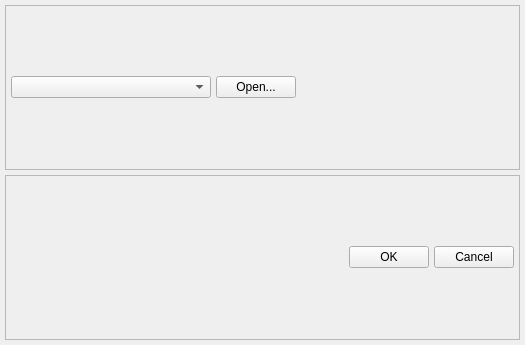
<?xml version="1.0" encoding="UTF-8"?>
<ui version="4.0">
 <class>Asn1Editor</class>
 <widget class="QWidget" name="Asn1Editor">
  <property name="geometry">
   <rect>
    <x>0</x>
    <y>0</y>
    <width>525</width>
    <height>345</height>
   </rect>
  </property>
  <property name="windowTitle">
   <string>ASN.1 Editor</string>
  </property>
  <layout class="QVBoxLayout" name="verticalLayout">
   <property name="spacing">
    <number>5</number>
   </property>
   <property name="leftMargin">
    <number>5</number>
   </property>
   <property name="topMargin">
    <number>5</number>
   </property>
   <property name="rightMargin">
    <number>5</number>
   </property>
   <property name="bottomMargin">
    <number>5</number>
   </property>
   <item>
    <widget class="QFrame" name="frame">
     <property name="frameShape">
      <enum>QFrame::StyledPanel</enum>
     </property>
     <property name="frameShadow">
      <enum>QFrame::Sunken</enum>
     </property>
     <layout class="QHBoxLayout" name="horizontalLayout">
      <property name="spacing">
       <number>5</number>
      </property>
      <property name="leftMargin">
       <number>5</number>
      </property>
      <property name="topMargin">
       <number>5</number>
      </property>
      <property name="rightMargin">
       <number>5</number>
      </property>
      <property name="bottomMargin">
       <number>5</number>
      </property>
      <item>
       <widget class="QComboBox" name="typesCB">
        <property name="sizePolicy">
         <sizepolicy hsizetype="Fixed" vsizetype="Fixed">
          <horstretch>0</horstretch>
          <verstretch>0</verstretch>
         </sizepolicy>
        </property>
        <property name="minimumSize">
         <size>
          <width>200</width>
          <height>0</height>
         </size>
        </property>
        <property name="maximumSize">
         <size>
          <width>200</width>
          <height>16777215</height>
         </size>
        </property>
       </widget>
      </item>
      <item>
       <widget class="QPushButton" name="openBtn">
        <property name="text">
         <string>Open...</string>
        </property>
       </widget>
      </item>
      <item>
       <widget class="QLabel" name="asn1FileLabel">
        <property name="text">
         <string/>
        </property>
       </widget>
      </item>
      <item>
       <spacer name="horizontalSpacer">
        <property name="orientation">
         <enum>Qt::Horizontal</enum>
        </property>
        <property name="sizeHint" stdset="0">
         <size>
          <width>215</width>
          <height>20</height>
         </size>
        </property>
       </spacer>
      </item>
     </layout>
    </widget>
   </item>
   <item>
    <widget class="QFrame" name="btnFrame">
     <property name="frameShape">
      <enum>QFrame::StyledPanel</enum>
     </property>
     <property name="frameShadow">
      <enum>QFrame::Sunken</enum>
     </property>
     <layout class="QHBoxLayout" name="horizontalLayout_2">
      <property name="spacing">
       <number>5</number>
      </property>
      <property name="leftMargin">
       <number>5</number>
      </property>
      <property name="topMargin">
       <number>5</number>
      </property>
      <property name="rightMargin">
       <number>5</number>
      </property>
      <property name="bottomMargin">
       <number>5</number>
      </property>
      <item>
       <spacer name="horizontalSpacer_2">
        <property name="orientation">
         <enum>Qt::Horizontal</enum>
        </property>
        <property name="sizeHint" stdset="0">
         <size>
          <width>340</width>
          <height>20</height>
         </size>
        </property>
       </spacer>
      </item>
      <item>
       <widget class="QPushButton" name="okBtn">
        <property name="text">
         <string>OK</string>
        </property>
       </widget>
      </item>
      <item>
       <widget class="QPushButton" name="cancelBtn">
        <property name="text">
         <string>Cancel</string>
        </property>
       </widget>
      </item>
     </layout>
    </widget>
   </item>
  </layout>
 </widget>
 <resources/>
 <connections/>
</ui>
